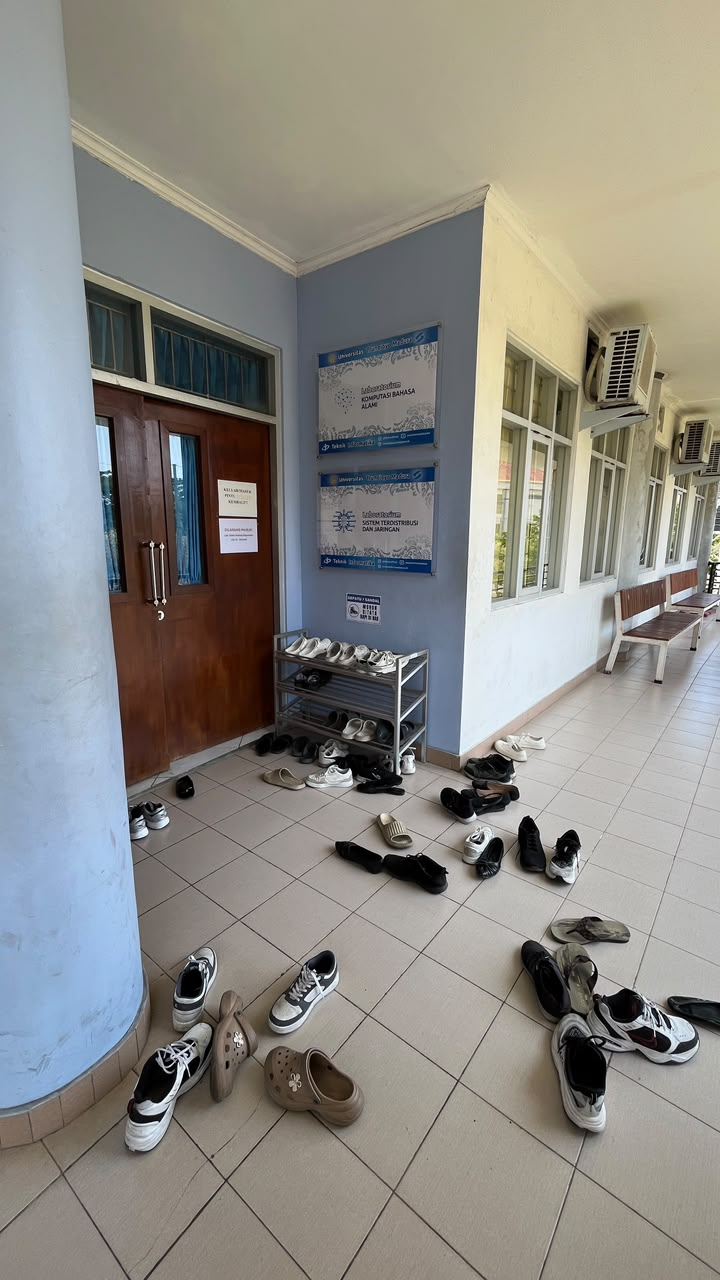
#> input picture src/1-project/proyek_sain_data/data/BERANTAKAN/Kelompok 1/WhatsApp Image 2026-11-08 at 17.44.46.jpeg, 720 x 1280 px
$ python -i feature_extraction.py   (imports and definitions only)
#> lines starting #> are read from the running program, lines starting #| are printed output that depends on the picture
#> further down, picture is the input picture: PIL image 720x1280 RGB; mean R, G, B 139.7, 137.8, 132.1
import numpy as np
from PIL import Image, ImageFilter, ImageStat


FEATURE_COLUMNS = [
    "mean_red",
    "std_red",
    "mean_green",
    "std_green",
    "mean_blue",
    "std_blue",
    "mean_overall",
    "std_overall",
    "mean_hue",
    "std_hue",
    "mean_sat",
    "std_sat",
    "mean_val",
    "std_val",
    "gray_mean",
    "gray_std",
    "edge_mean",
    "edge_std",
    "quad_mean_tl",
    "quad_mean_tr",
    "quad_mean_bl",
    "quad_mean_br",
    "quad_std_tl",
    "quad_std_tr",
    "quad_std_bl",
    "quad_std_br",
] + [
    f"hog_r{row}_c{column}_b{orientation}"
    for row in range(4)
    for column in range(4)
    for orientation in range(9)
]


def extract_image_features(image: Image.Image) -> dict[str, float | int]:
    image = image.convert("RGB")
    width, height = image.size
#> width = 720; height = 1280
    resized = image.resize((224, 224), Image.Resampling.BILINEAR)
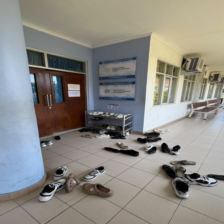
#> resized: PIL image 224x224 RGB; mean R, G, B 139.7, 137.8, 132.1

    rgb_stats = ImageStat.Stat(resized)
    red_mean, green_mean, blue_mean = rgb_stats.mean
#> red_mean = 139.7; green_mean = 137.8; blue_mean = 132.1
    red_std, green_std, blue_std = rgb_stats.stddev
#> red_std = 47.38; green_std = 49.83; blue_std = 51.99

    hsv_stats = ImageStat.Stat(resized.convert("HSV"))
    hue_mean, saturation_mean, value_mean = hsv_stats.mean
#> hue_mean = 64.49; saturation_mean = 43.48; value_mean = 147.6
    hue_std, saturation_std, value_std = hsv_stats.stddev
#> hue_std = 59.4; saturation_std = 39.02; value_std = 50.04

    grayscale = resized.convert("L")
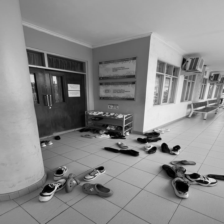
#> grayscale: PIL image 224x224 L; min 0, max 236, mean 137.7
    gray_stats = ImageStat.Stat(grayscale)
    edge_stats = ImageStat.Stat(grayscale.filter(ImageFilter.FIND_EDGES))

    quadrants = [
        grayscale.crop((0, 0, 112, 112)),
        grayscale.crop((112, 0, 224, 112)),
        grayscale.crop((0, 112, 112, 224)),
        grayscale.crop((112, 112, 224, 224)),
    ]
    quadrant_means = [ImageStat.Stat(quadrant).mean[0] for quadrant in quadrants]
#> quadrant_means = [123.4, 154.3, 125, 148]
    quadrant_stds = [ImageStat.Stat(quadrant).stddev[0] for quadrant in quadrants]
#> quadrant_stds = [48.13, 42.63, 46.15, 49.35]

    gray_array = np.asarray(grayscale, dtype=np.float32)
    gradient_y, gradient_x = np.gradient(gray_array)
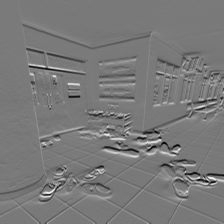
#> gradient_y: shape (224, 224) float32; min -93, max 101.5, mean -0.1; drawn with min black and max white
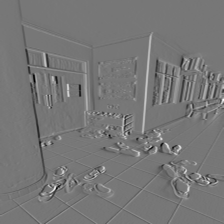
#> gradient_x: shape (224, 224) float32; min -99, max 113, mean 0.1; drawn with min black and max white
    magnitude = np.hypot(gradient_x, gradient_y)
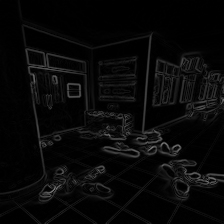
#> magnitude: shape (224, 224) float32; min 0, max 124.2, mean 8.7
    orientation = np.mod(np.degrees(np.arctan2(gradient_y, gradient_x)), 180.0)
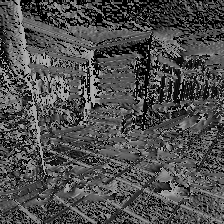
#> orientation: shape (224, 224) float32; min 0, max 179.5, mean 78.3
    orientation_bin = np.floor(orientation / 20.0).astype(np.int32) % 9
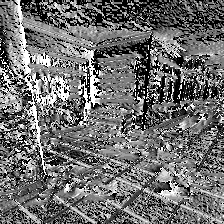
#> orientation_bin: shape (224, 224) int32; min 0, max 8, mean 3.48; drawn with min black and max white

    hog_features = {}
    for row in range(4):
        for column in range(4):
            top, bottom = row * 56, (row + 1) * 56
            left, right = column * 56, (column + 1) * 56
            cell_bins = orientation_bin[top:bottom, left:right].ravel()
            cell_magnitude = magnitude[top:bottom, left:right].ravel()
            histogram = np.bincount(
                cell_bins, weights=cell_magnitude, minlength=9
            ).astype(np.float32)
            histogram /= np.linalg.norm(histogram) + 1e-8
            for bin_index, value in enumerate(histogram):
                hog_features[f"hog_r{row}_c{column}_b{bin_index}"] = round(
                    float(value), 6
                )
#> after the loop, hog_features = 144 items

    return {
        "width": width,
        "height": height,
        "aspect_ratio": round(width / height, 4),
        "mean_red": round(red_mean, 4),
        "std_red": round(red_std, 4),
        "mean_green": round(green_mean, 4),
        "std_green": round(green_std, 4),
        "mean_blue": round(blue_mean, 4),
        "std_blue": round(blue_std, 4),
        "mean_overall": round((red_mean + green_mean + blue_mean) / 3, 4),
        "std_overall": round((red_std + green_std + blue_std) / 3, 4),
        "mean_hue": round(hue_mean, 4),
        "std_hue": round(hue_std, 4),
        "mean_sat": round(saturation_mean, 4),
        "std_sat": round(saturation_std, 4),
        "mean_val": round(value_mean, 4),
        "std_val": round(value_std, 4),
        "gray_mean": round(gray_stats.mean[0], 4),
        "gray_std": round(gray_stats.stddev[0], 4),
        "edge_mean": round(edge_stats.mean[0], 4),
        "edge_std": round(edge_stats.stddev[0], 4),
        "quad_mean_tl": round(quadrant_means[0], 4),
        "quad_mean_tr": round(quadrant_means[1], 4),
        "quad_mean_bl": round(quadrant_means[2], 4),
        "quad_mean_br": round(quadrant_means[3], 4),
        "quad_std_tl": round(quadrant_stds[0], 4),
        "quad_std_tr": round(quadrant_stds[1], 4),
        "quad_std_bl": round(quadrant_stds[2], 4),
        "quad_std_br": round(quadrant_stds[3], 4),
        **hog_features,
    }

>>> from PIL import Image
>>> picture = Image.open('../../../data/BERANTAKAN/Kelompok 1/WhatsApp Image 2026-11-08 at 17.44.46.jpeg')
>>> result = extract_image_features(picture)
#> result = 173 items

$ run again, on src/1-project/proyek_sain_data/data/BERANTAKAN/Kelompok 1/WhatsApp Image 2026-11-09 at 10.58.45.jpeg
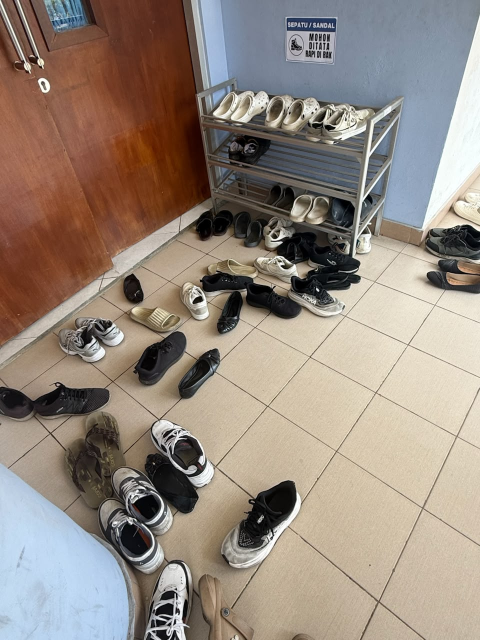
#> input picture src/1-project/proyek_sain_data/data/BERANTAKAN/Kelompok 1/WhatsApp Image 2026-11-09 at 10.58.45.jpeg, 960 x 1280 px (shown at 1/2 size)
#> picture is the input picture: PIL image 960x1280 RGB; mean R, G, B 149.8, 137, 126.5
#> red_mean = 149.8; green_mean = 137; blue_mean = 126.5
#> red_std = 57.68; green_std = 62.4; blue_std = 64.9
#> hue_mean = 54.91; saturation_mean = 64.98; value_mean = 156.4
#> hue_std = 57.79; saturation_std = 51.65; value_std = 59.47
#> in extract_image_features, `grayscale = resized.convert("L")`:
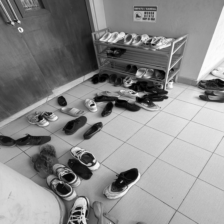
#> grayscale: PIL image 224x224 L; min 0, max 253, mean 139.7
#> quadrant_means = [96.47, 135.1, 137.6, 189.4]
#> quadrant_stds = [42.19, 60.72, 59.05, 33.7]
#> in extract_image_features, `orientation_bin = np.floor(orientation / 20.0).astype(np.int32) % 9`:
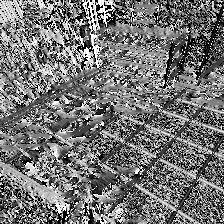
#> orientation_bin: shape (224, 224) int32; min 0, max 8, mean 3.65; drawn with min black and max white
#> after the loop in extract_image_features, `for row in range(4):`: hog_features = 144 items
#> result = 173 items

$ run again, on src/1-project/proyek_sain_data/data/BERANTAKAN/Kelompok 1/WhatsApp Image 2026-11-09 at 10.58.47.jpeg
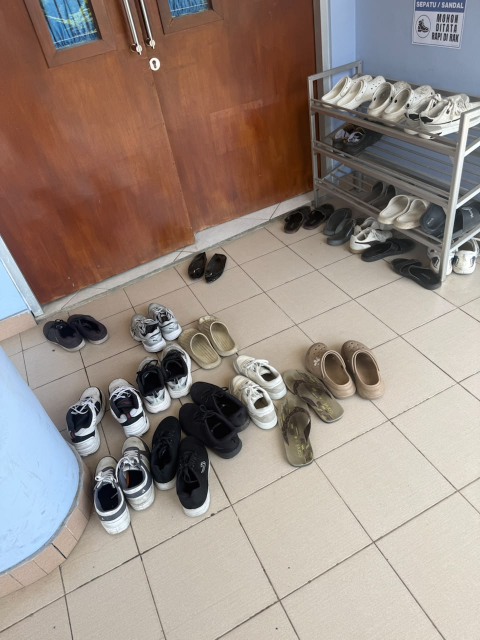
#> input picture src/1-project/proyek_sain_data/data/BERANTAKAN/Kelompok 1/WhatsApp Image 2026-11-09 at 10.58.47.jpeg, 960 x 1280 px (shown at 1/2 size)
#> picture is the input picture: PIL image 960x1280 RGB; mean R, G, B 153.1, 138.9, 130.7
#> red_mean = 153.1; green_mean = 138.9; blue_mean = 130.7
#> red_std = 53.46; green_std = 61.07; blue_std = 65.24
#> hue_mean = 46.42; saturation_mean = 61.34; value_mean = 158.9
#> hue_std = 53.33; saturation_std = 52.72; value_std = 55.04
#> quadrant_means = [108, 119.5, 146.8, 194.6]
#> quadrant_stds = [31.19, 53.41, 62.09, 36.91]
#> in extract_image_features, `orientation_bin = np.floor(orientation / 20.0).astype(np.int32) % 9`:
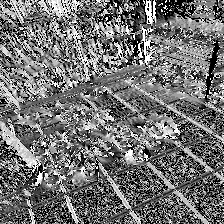
#> orientation_bin: shape (224, 224) int32; min 0, max 8, mean 3.61; drawn with min black and max white
#> after the loop in extract_image_features, `for row in range(4):`: hog_features = 144 items
#> result = 173 items
